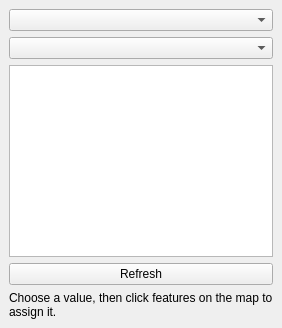
<?xml version="1.0" encoding="UTF-8"?>
<ui version="4.0">
 <class>VectorClassManagerDockWidgetBase</class>
 <widget class="QDockWidget" name="VectorClassManagerDockWidgetBase">
  <property name="windowTitle">
   <string>Vector Class Manager</string>
  </property>
  <widget class="QWidget" name="dockWidgetContents">
   <layout class="QVBoxLayout" name="verticalLayout">
    <item>
     <widget class="QComboBox" name="layerCombo"/>
    </item>
    <item>
     <widget class="QComboBox" name="fieldCombo"/>
    </item>
    <item>
     <widget class="QListWidget" name="valueList"/>
    </item>
    <item>
     <widget class="QPushButton" name="refreshButton">
      <property name="text"><string>Refresh</string></property>
     </widget>
    </item>
    <item>
     <widget class="QLabel" name="infoLabel">
      <property name="text"><string>Choose a value, then click features on the map to assign it.</string></property>
      <property name="wordWrap"><bool>true</bool></property>
     </widget>
    </item>
   </layout>
  </widget>
 </widget>
 <resources/>
 <connections/>
</ui>
